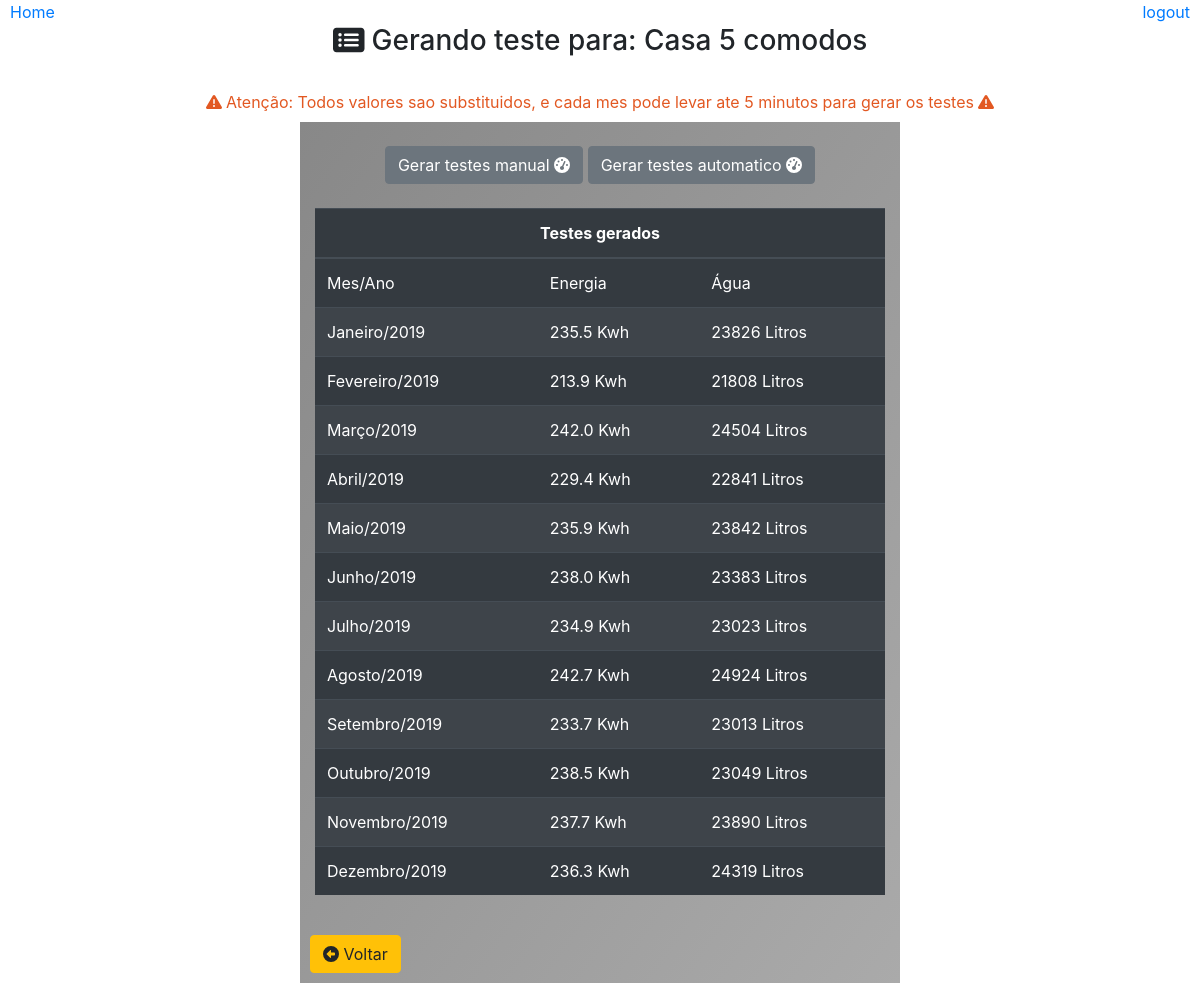
The page /gerar-testes/gerar/?id=1 on the database as committed earlier.
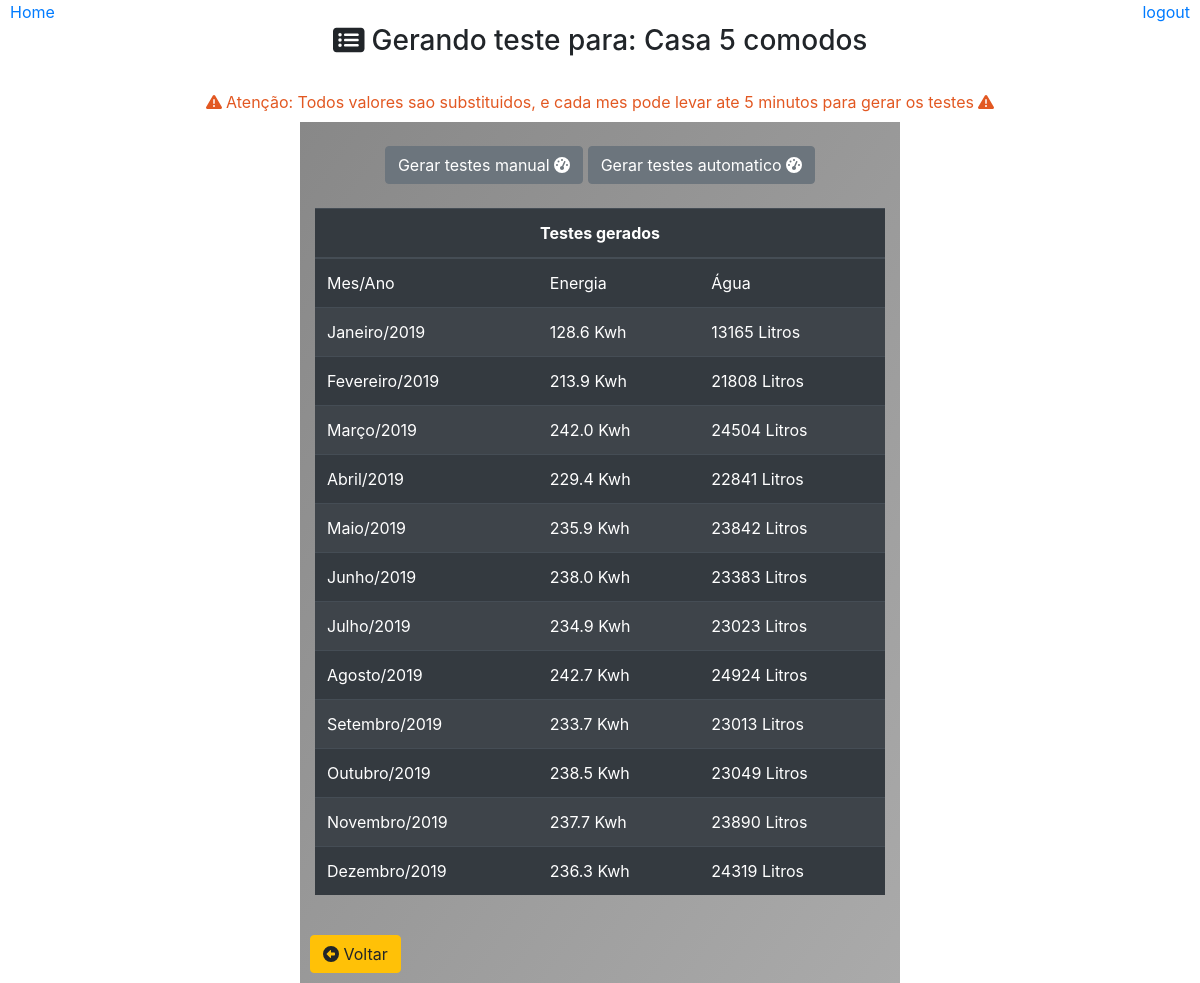
The same page on the database as committed later.
### core/models.py (models this page shows)
class Casa(models.Model):
    nome = models.CharField(max_length=30)
    class Meta:
        db_table = 'casa'

class ConsumoMes(models.Model):
    casa = models.ForeignKey(Casa,on_delete=models.CASCADE)
    mes = models.CharField(max_length=30)
    ano = models.IntegerField()
    agua = models.IntegerField(default=0)
    agua_semana = models.IntegerField(default=0)
    agua_feriado = models.IntegerField(default=0)
    energia = models.IntegerField(default=0)
    energia_semana = models.IntegerField(default=0)
    energia_feriado = models.IntegerField(default=0)
    class Meta:
        db_table = 'consumo_mes'

### core/pages/gerador_testes/views.py (the view)
# urls.py: path('gerar-testes/gerar/', gerarTeste.Gerar),
def Gerar(request):
    id = request.GET.get('id')
    if id:
        casa = Casa.objects.get(id=id)
        meses = ConsumoMes.objects.filter(casa=casa)
        for mes in meses:
            mes.energia = round((mes.energia/1000), 1)
    dados = {
        'titulo':'Gerar teste',
        'casa':casa,
        'meses': meses
    }
    return render(request, 'gerador_testes/gerar.html',dados)

### templates/gerador_testes/gerar.html
{% extends "model-page.html" %}
{% block content %}
    <div align='center'>
        <br>
        <h3><i class="fas fa-list-alt"></i> Gerando teste para: {{casa.nome}}</h3><br>
        <label style="color: #e25822">
            <i class="fas fa-exclamation-triangle"></i>
            Atenção: Todos valores sao substituidos, e cada mes pode levar ate 5 minutos para gerar os testes
            <i class="fas fa-exclamation-triangle"></i>
        </label>
        <div class="col col-6 col-sm-6 col-md-4 col-lg-6 col-xs-4 container box-gray">
            <br>
            <a type="button" class="btn btn-secondary" href="/gerar-testes/gerar/manual/?id={{casa.id}}">
                Gerar testes manual
                <i class="fas fa-tachometer-alt"></i>
            </a>
            <a type="button" class="btn btn-secondary" href="/gerar-testes/gerar/automatico/?id={{casa.id}}">
                Gerar testes automatico
                <i class="fas fa-tachometer-alt"></i>
            </a>
            <br><br>
            {% if meses %}
            <table class="table table-striped table-dark">
                <thead>
                    <tr align="center">
                        <th colspan="3">Testes gerados</th>
                    </tr>
                    <tr>
                        <td>
                            Mes/Ano
                        </td>
                        <td>
                            Energia
                        </td>
                        <td>
                            Água
                        </td>
                    </tr>
                    </thead>
                {% for item in meses %}
                    <tr>
                        <td>
                            {{item.mes}}/{{item.ano}}
                        </td>
                        <td>
                            {{item.energia}} Kwh
                        </td>
                        <td>
                            {{item.agua}} Litros
                        </td>
                    </tr>
                {% endfor %}
            </table>
            {% else %}
                <label> Nenhum dado de teste gerado</label>
            {% endif %}
            <br>
            <a type="button" class="btn btn-warning"style="position: absolute; left: 10px;" href="/gerar-testes/casas/">
                <i class='fas fa-arrow-alt-circle-left'></i> Voltar
            </a>
            <br><br>
        </div>
    </div>
{% endblock %}

### templates/model-page.html (shortened to what this page needs)
<!DOCTYPE html>
<html lang="en">
    <head>
        {% include 'model-header.html' %}
    </head>
    <body>
        {% load static %}
        {% block content %} {% endblock %}
    </body>
</html>

### templates/model-header.html (shortened to what this page needs)
<head>
    {% load static %}
    <link type="text/css" href="{% static 'css/all.css' %}" rel="stylesheet"/>
    <link rel="stylesheet" href="https://stackpath.bootstrapcdn.com/bootstrap/4.5.2/css/bootstrap.min.css">
    <link type="text/css" href="{% static 'css/style.css' %}" rel="stylesheet"/>
    {% if request.get_full_path != '/home/' %}
        <a style="position: fixed; left: 10px;" href="/home/">Home</a>
    {% endif %}
    {% if titulo != 'Login' %}
        <a style="position: fixed; right: 10px;" href="/logout">logout</a>
    {% endif %}
</head>

### static/css/style.css (style rules this page uses)
.box-gray { background-image: linear-gradient(to bottom right, #888888, #AAAAAA ); }

Rows that differ between the two databases and show on the page:
changed ConsumoMes "Janeiro": energia "235.5" → "128.6"; agua "23826" → "13165"
